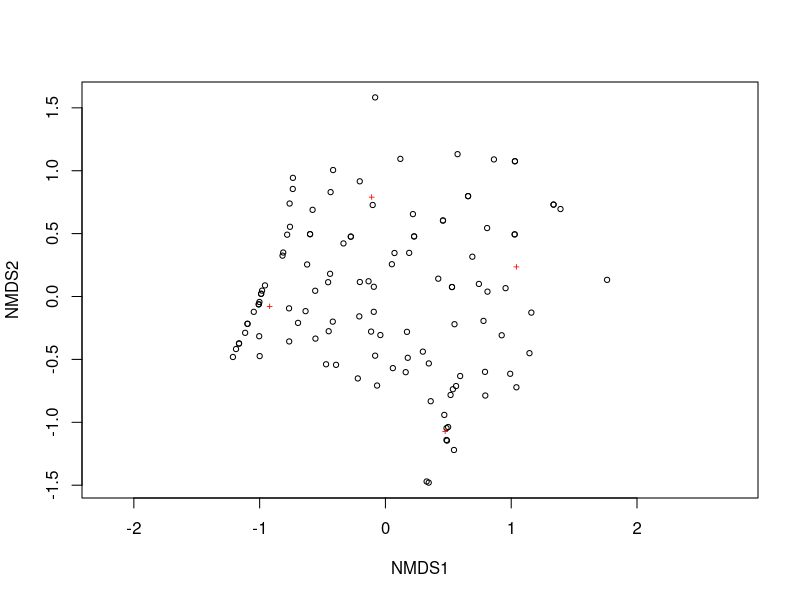
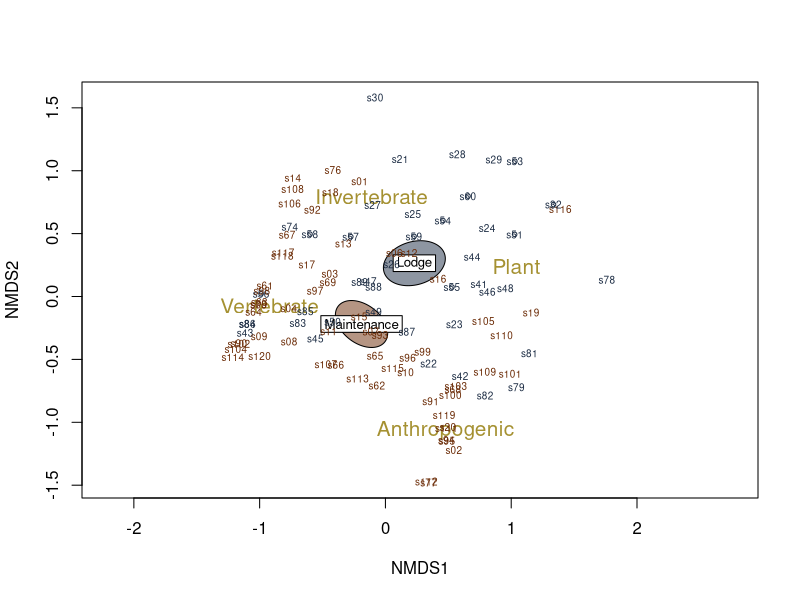
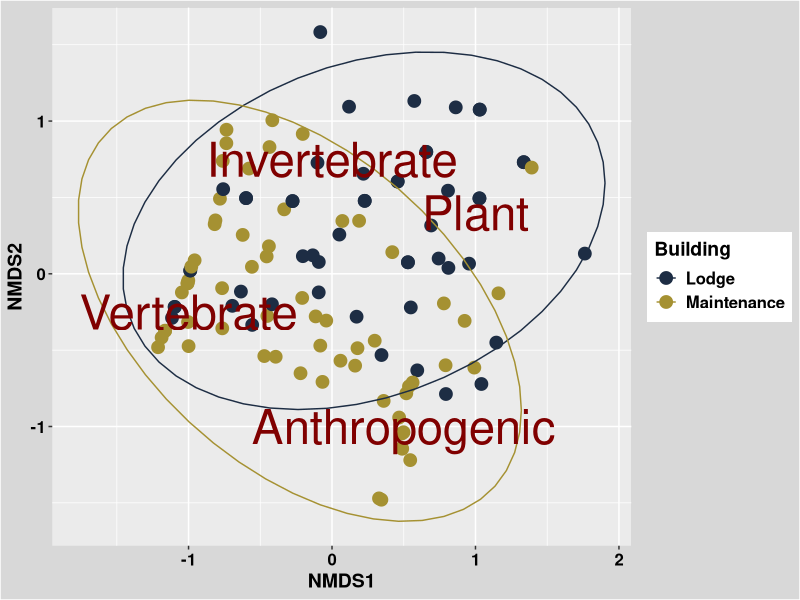
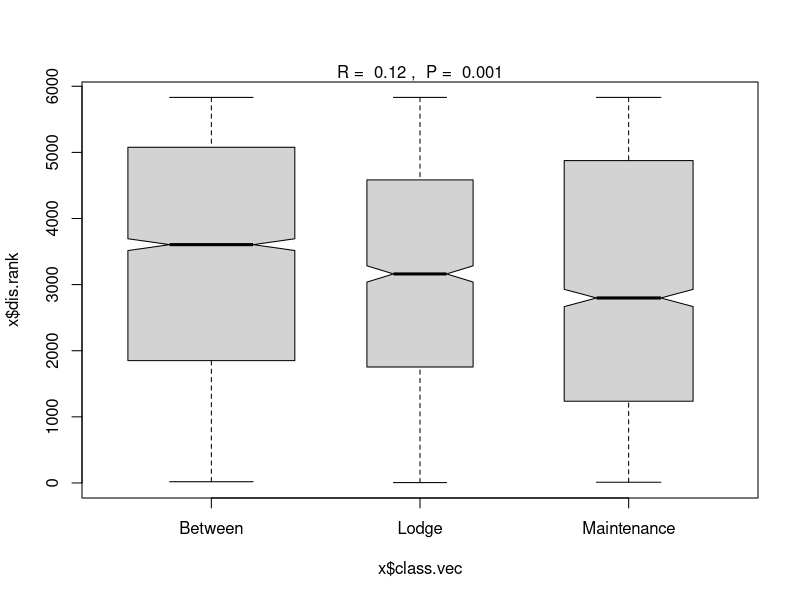
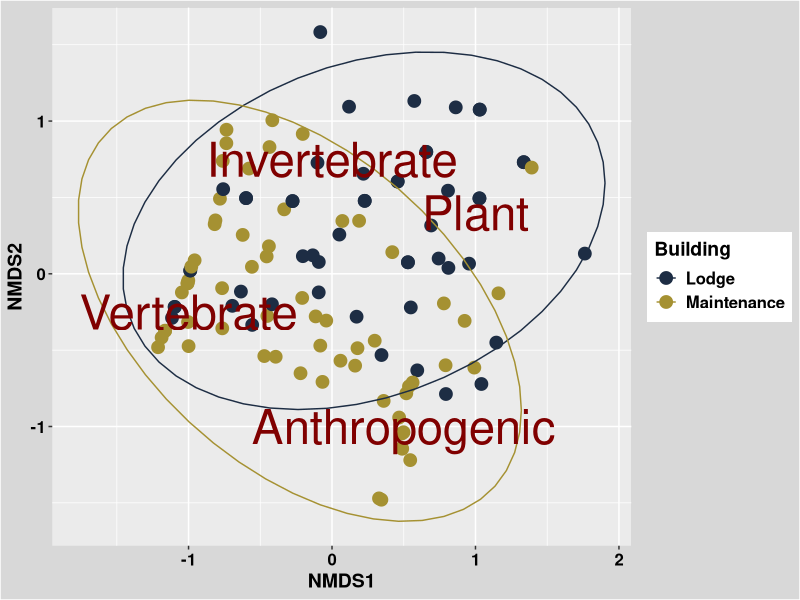

Write R code to recreate these figures, in order.
# create diet item NMDS plot
# load library
library(tidyverse) #for data cleaning and manipulations
library(vegan) # for NMDS analysis
library(igraph) # adj lists and matrices
`%notin%` <- Negate(`%in%`) # not in function

# read in data

# this is each latrine data
latrines <- read.csv(file = "data/ZNP-2019_Fecal_Latrines.csv") %>% 
  filter(LatrineBag != "") # filter out unassessed latrines
l_id <- latrines %>% select(Latrine, LatrineBag, LatrineAreaType) # only latrine and latrine bag column 

# this is each scat segment data 
segments <- read.csv(file = "data/ZNP-2019_Fecal_Segments.csv") %>% 
  filter(Initials != "ZB") # remove Zoe's samples as they were pooled by latrine 
seg_id <- segments %>% 
  select(Segment, segment_id)

# this is each categorical diet fragment 
data <- read.csv(file = "data/ZNP-2019_Fecal_Fragments.csv") %>% 
  filter(Initials != "ZB") # remove Zoe's samples as they were pooled by latrine 
data <- data[,1:10] # remove extra columns 
data <- left_join(data, seg_id, by = "Segment")
data <- left_join(data, l_id, by = "LatrineBag")

# Count how many segments there are per building type 

data %>% 
  group_by(LatrineAreaType) %>%
  summarise(count_segments = n_distinct(segment_id)) 

# There are 67 segments analyses from staff buildings and 57 from the lodge 

# create a edge list of segment x diet item including segment and fragment weights

seg_id <- segments %>% 
  select(segment_id,, dry_weight_g)
diet_asc <- left_join(data, seg_id, by = "segment_id") %>%
  filter(dry_weight_g != "") # filtering out incomplete segments for now 

# calculate relative frequency by weight
diet_asc$relative_weight <- diet_asc$DriedFragmentWeight / diet_asc$dry_weight_g 

# columns needed latrine 
diet_asc <- diet_asc %>% 
  select(LatrineAreaType, Latrine, segment_id, FragmentType, DriedFragmentWeight, dry_weight_g, relative_weight) # you have multiple vertebrates 
write.csv(diet_asc, file = "data/latrine-fragment-data.csv")

# columnes needed for NMDS analyses
diet_asc <- diet_asc %>% select(segment_id, FragmentType, relative_weight) # you have multiple vertebrates 


# edge list to matrix
diet_matrix <- pivot_wider(diet_asc, 
                           names_from = FragmentType, 
                           values_from = relative_weight, 
                           values_fn = sum, 
                           values_fill = 0)
diet_matrix$Contaminant <- NULL
diet_matrix$Organic <- NULL
diet_matrix$Unknown <- NULL

# remove segments that contain none of the vertebrate, inverterbrate, plant, or anthropogenic categories 
diet_matrix <- diet_matrix %>% 
  filter(segment_id %notin% c("s80", "s71", "", "s72", "s73", "s75", "s121"))

# create matrix
diet_matrix <- diet_matrix %>% 
  remove_rownames %>% 
  column_to_rownames(var="segment_id") %>% 
  as.matrix()

# run NMDS plot 
set.seed(75)
diet_NMDS=metaMDS(diet_matrix, # Our segment-by-fragment type matrix
                  distance = "bray",
                  trymax =105 ) # The number of reduced dimensions

NMDS <- as.data.frame(diet_NMDS$points)
plot(diet_NMDS)
ordiplot(diet_NMDS,type="n")
str(diet_NMDS) # gives stress values

# merge in latrine variable for annotation
plotted_segments <- rownames(diet_NMDS$points) %>% as.data.frame()
plotted_segments <- left_join(plotted_segments, segments, by = c("." = "segment_id")) %>% unique()
plotted_segments <- left_join(plotted_segments, l_id, by = "LatrineBag")  %>% unique()

building=plotted_segments$LatrineAreaType # create group distinguish
colors = plotted_segments$color

#Plot convex hulls with colors baesd on treatment
ord <- ordiellipse(diet_NMDS, groups = plotted_segments$LatrineAreaType, draw="polygon", kind = "se", conf = 0.95, col = c("#1D2D44", "#6B2B06") ,label = T)
orditorp(diet_NMDS,display="species",col="#A59132",cex = 1.25, air=0.01)
orditorp(diet_NMDS,display="sites",col = colors, cex=0.6,air=0.01)


# Using ggplot 

NMDS <- cbind(NMDS, plotted_segments)
write.csv(NMDS, file = "data/diet_NMDS_output.csv")
xx = ggplot(NMDS, aes(x = MDS1, y = MDS2, col = LatrineAreaType)) + 
  theme(axis.text.y = element_text(colour = "black", size = 12, face = "bold"), 
        axis.text.x = element_text(colour = "black", face = "bold", size = 12), 
        legend.text = element_text(size = 12, face ="bold", colour ="black"), 
        legend.position = "right", axis.title.y = element_text(face = "bold", size = 14), 
        axis.title.x = element_text(face = "bold", size = 14, colour = "black"), 
        legend.title = element_text(size = 14, colour = "black", face = "bold"), 
        plot.background = element_rect(fill = "#d8d8d8ff"),
        #panel.background = element_rect(fill = "#d8d8d8ff"), panel.border = element_rect(colour = "black",fill = "#d8d8d8ff", size = 1.2),
        legend.key=element_blank()) +
  geom_point(size = 4) +
  stat_ellipse() +
  labs(x = "NMDS1", colour = "Building", y = "NMDS2")  + 
  scale_colour_manual(values = c("#1D2D44", "#A59132")) + 
  annotate("text", x = c(-1, 0, 0.5, 1), y = c(-0.25, 0.75, -1, 0.4), 
           label = c("Vertebrate","Invertebrate", "Anthropogenic", "Plant"), 
           colour = c("#800000", "#800000", "#800000", "#800000"), 
           size = c(12, 12, 12, 12))
xx
ggsave("figures/diet_NMDS.png")

# now we want to do some statistics 

anosim_building = anosim(diet_matrix, NMDS$LatrineAreaType)
anosim_building # take a look at results
summary(anosim_building)
plot(anosim_building)


adonis_building = adonis(diet_matrix ~ LatrineAreaType, NMDS)

